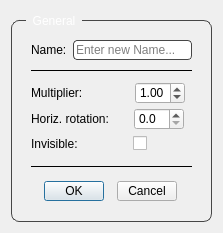
<?xml version="1.0" encoding="UTF-8"?>
<ui version="4.0">
 <class>dialogOptions</class>
 <widget class="QDialog" name="dialogOptions">
  <property name="windowModality">
   <enum>Qt::NonModal</enum>
  </property>
  <property name="geometry">
   <rect>
    <x>0</x>
    <y>0</y>
    <width>223</width>
    <height>233</height>
   </rect>
  </property>
  <property name="minimumSize">
   <size>
    <width>223</width>
    <height>233</height>
   </size>
  </property>
  <property name="maximumSize">
   <size>
    <width>9999</width>
    <height>9999</height>
   </size>
  </property>
  <property name="focusPolicy">
   <enum>Qt::NoFocus</enum>
  </property>
  <property name="contextMenuPolicy">
   <enum>Qt::NoContextMenu</enum>
  </property>
  <property name="windowTitle">
   <string>Layer Options</string>
  </property>
  <property name="whatsThis">
   <string notr="true">0</string>
  </property>
  <property name="inputMethodHints">
   <set>Qt::ImhNone</set>
  </property>
  <property name="sizeGripEnabled">
   <bool>false</bool>
  </property>
  <property name="modal">
   <bool>true</bool>
  </property>
  <layout class="QHBoxLayout" name="horizontalLayout">
   <item>
    <widget class="QGroupBox" name="groupBox">
     <property name="styleSheet">
      <string notr="true">QGroupBox{
	border: 1px solid rgb(70, 70, 70);
    border-radius: 8px;
	margin-top: 9px;
}

QGroupBox::title{
	color: white;
	left: 15px;
	subcontrol-position: top left;
	padding: 0 5px;
	margin-top: -12px;
}</string>
     </property>
     <property name="title">
      <string>General</string>
     </property>
     <layout class="QVBoxLayout" name="verticalLayout_2">
      <item>
       <layout class="QVBoxLayout" name="verticalLayout" stretch="0,0,0,0,0,0,0,0">
        <property name="spacing">
         <number>0</number>
        </property>
        <property name="leftMargin">
         <number>10</number>
        </property>
        <property name="topMargin">
         <number>10</number>
        </property>
        <property name="rightMargin">
         <number>10</number>
        </property>
        <property name="bottomMargin">
         <number>0</number>
        </property>
        <item>
         <layout class="QHBoxLayout" name="horizontalLayout_2" stretch="0,1">
          <property name="spacing">
           <number>6</number>
          </property>
          <item>
           <widget class="QLabel" name="label_name">
            <property name="text">
             <string>Name:</string>
            </property>
           </widget>
          </item>
          <item>
           <widget class="QLineEdit" name="line_rename">
            <property name="minimumSize">
             <size>
              <width>0</width>
              <height>20</height>
             </size>
            </property>
            <property name="styleSheet">
             <string notr="true">QLineEdit {
	border: 1px solid rgb(70, 70, 70);
    border-radius: 4px;
}</string>
            </property>
            <property name="maxLength">
             <number>32766</number>
            </property>
            <property name="placeholderText">
             <string>Enter new Name...</string>
            </property>
           </widget>
          </item>
         </layout>
        </item>
        <item>
         <widget class="Line" name="line">
          <property name="minimumSize">
           <size>
            <width>0</width>
            <height>20</height>
           </size>
          </property>
          <property name="frameShadow">
           <enum>QFrame::Plain</enum>
          </property>
          <property name="orientation">
           <enum>Qt::Horizontal</enum>
          </property>
         </widget>
        </item>
        <item>
         <layout class="QHBoxLayout" name="horizontalLayout_3" stretch="0,0,0,1">
          <property name="topMargin">
           <number>2</number>
          </property>
          <property name="bottomMargin">
           <number>2</number>
          </property>
          <item>
           <widget class="QLabel" name="label">
            <property name="text">
             <string>Multiplier:</string>
            </property>
           </widget>
          </item>
          <item>
           <spacer name="horizontalSpacer_5">
            <property name="orientation">
             <enum>Qt::Horizontal</enum>
            </property>
            <property name="sizeType">
             <enum>QSizePolicy::Fixed</enum>
            </property>
            <property name="sizeHint" stdset="0">
             <size>
              <width>52</width>
              <height>5</height>
             </size>
            </property>
           </spacer>
          </item>
          <item>
           <widget class="QDoubleSpinBox" name="sBox_multiplier">
            <property name="maximumSize">
             <size>
              <width>50</width>
              <height>16777215</height>
             </size>
            </property>
            <property name="styleSheet">
             <string notr="true"/>
            </property>
            <property name="decimals">
             <number>2</number>
            </property>
            <property name="maximum">
             <double>9999.000000000000000</double>
            </property>
            <property name="singleStep">
             <double>0.100000000000000</double>
            </property>
            <property name="value">
             <double>1.000000000000000</double>
            </property>
           </widget>
          </item>
          <item>
           <spacer name="horizontalSpacer_2">
            <property name="orientation">
             <enum>Qt::Horizontal</enum>
            </property>
            <property name="sizeHint" stdset="0">
             <size>
              <width>40</width>
              <height>20</height>
             </size>
            </property>
           </spacer>
          </item>
         </layout>
        </item>
        <item>
         <layout class="QHBoxLayout" name="horizontalLayout_5">
          <property name="topMargin">
           <number>2</number>
          </property>
          <property name="bottomMargin">
           <number>2</number>
          </property>
          <item>
           <widget class="QLabel" name="label_3">
            <property name="text">
             <string>Horiz. rotation:</string>
            </property>
           </widget>
          </item>
          <item>
           <spacer name="horizontalSpacer_6">
            <property name="orientation">
             <enum>Qt::Horizontal</enum>
            </property>
            <property name="sizeType">
             <enum>QSizePolicy::Fixed</enum>
            </property>
            <property name="sizeHint" stdset="0">
             <size>
              <width>25</width>
              <height>20</height>
             </size>
            </property>
           </spacer>
          </item>
          <item>
           <widget class="QDoubleSpinBox" name="sBox_rotation">
            <property name="maximumSize">
             <size>
              <width>50</width>
              <height>16777215</height>
             </size>
            </property>
            <property name="decimals">
             <number>1</number>
            </property>
            <property name="maximum">
             <double>360.000000000000000</double>
            </property>
           </widget>
          </item>
          <item>
           <spacer name="horizontalSpacer">
            <property name="orientation">
             <enum>Qt::Horizontal</enum>
            </property>
            <property name="sizeHint" stdset="0">
             <size>
              <width>40</width>
              <height>20</height>
             </size>
            </property>
           </spacer>
          </item>
         </layout>
        </item>
        <item>
         <layout class="QHBoxLayout" name="horizontalLayout_4" stretch="0,0,0,1">
          <property name="topMargin">
           <number>2</number>
          </property>
          <property name="bottomMargin">
           <number>2</number>
          </property>
          <item>
           <widget class="QLabel" name="label_2">
            <property name="text">
             <string>Invisible:</string>
            </property>
           </widget>
          </item>
          <item>
           <spacer name="horizontalSpacer_4">
            <property name="orientation">
             <enum>Qt::Horizontal</enum>
            </property>
            <property name="sizeType">
             <enum>QSizePolicy::Fixed</enum>
            </property>
            <property name="sizeHint" stdset="0">
             <size>
              <width>55</width>
              <height>5</height>
             </size>
            </property>
           </spacer>
          </item>
          <item>
           <widget class="QCheckBox" name="cBox_invisible">
            <property name="styleSheet">
             <string notr="true"/>
            </property>
            <property name="text">
             <string/>
            </property>
            <property name="checked">
             <bool>false</bool>
            </property>
            <property name="tristate">
             <bool>false</bool>
            </property>
           </widget>
          </item>
          <item>
           <spacer name="horizontalSpacer_3">
            <property name="orientation">
             <enum>Qt::Horizontal</enum>
            </property>
            <property name="sizeHint" stdset="0">
             <size>
              <width>40</width>
              <height>20</height>
             </size>
            </property>
           </spacer>
          </item>
         </layout>
        </item>
        <item>
         <widget class="Line" name="line_2">
          <property name="minimumSize">
           <size>
            <width>0</width>
            <height>20</height>
           </size>
          </property>
          <property name="frameShadow">
           <enum>QFrame::Plain</enum>
          </property>
          <property name="lineWidth">
           <number>1</number>
          </property>
          <property name="orientation">
           <enum>Qt::Horizontal</enum>
          </property>
         </widget>
        </item>
        <item>
         <layout class="QHBoxLayout" name="horizontalLayout_6">
          <property name="topMargin">
           <number>5</number>
          </property>
          <property name="bottomMargin">
           <number>5</number>
          </property>
          <item>
           <widget class="QPushButton" name="btn_ok">
            <property name="minimumSize">
             <size>
              <width>60</width>
              <height>20</height>
             </size>
            </property>
            <property name="maximumSize">
             <size>
              <width>60</width>
              <height>20</height>
             </size>
            </property>
            <property name="text">
             <string>OK</string>
            </property>
           </widget>
          </item>
          <item>
           <widget class="QPushButton" name="btn_exit">
            <property name="minimumSize">
             <size>
              <width>60</width>
              <height>20</height>
             </size>
            </property>
            <property name="maximumSize">
             <size>
              <width>60</width>
              <height>20</height>
             </size>
            </property>
            <property name="text">
             <string>Cancel</string>
            </property>
           </widget>
          </item>
         </layout>
        </item>
        <item>
         <spacer name="verticalSpacer">
          <property name="orientation">
           <enum>Qt::Vertical</enum>
          </property>
          <property name="sizeHint" stdset="0">
           <size>
            <width>20</width>
            <height>40</height>
           </size>
          </property>
         </spacer>
        </item>
       </layout>
      </item>
     </layout>
    </widget>
   </item>
  </layout>
 </widget>
 <resources/>
 <connections/>
</ui>
